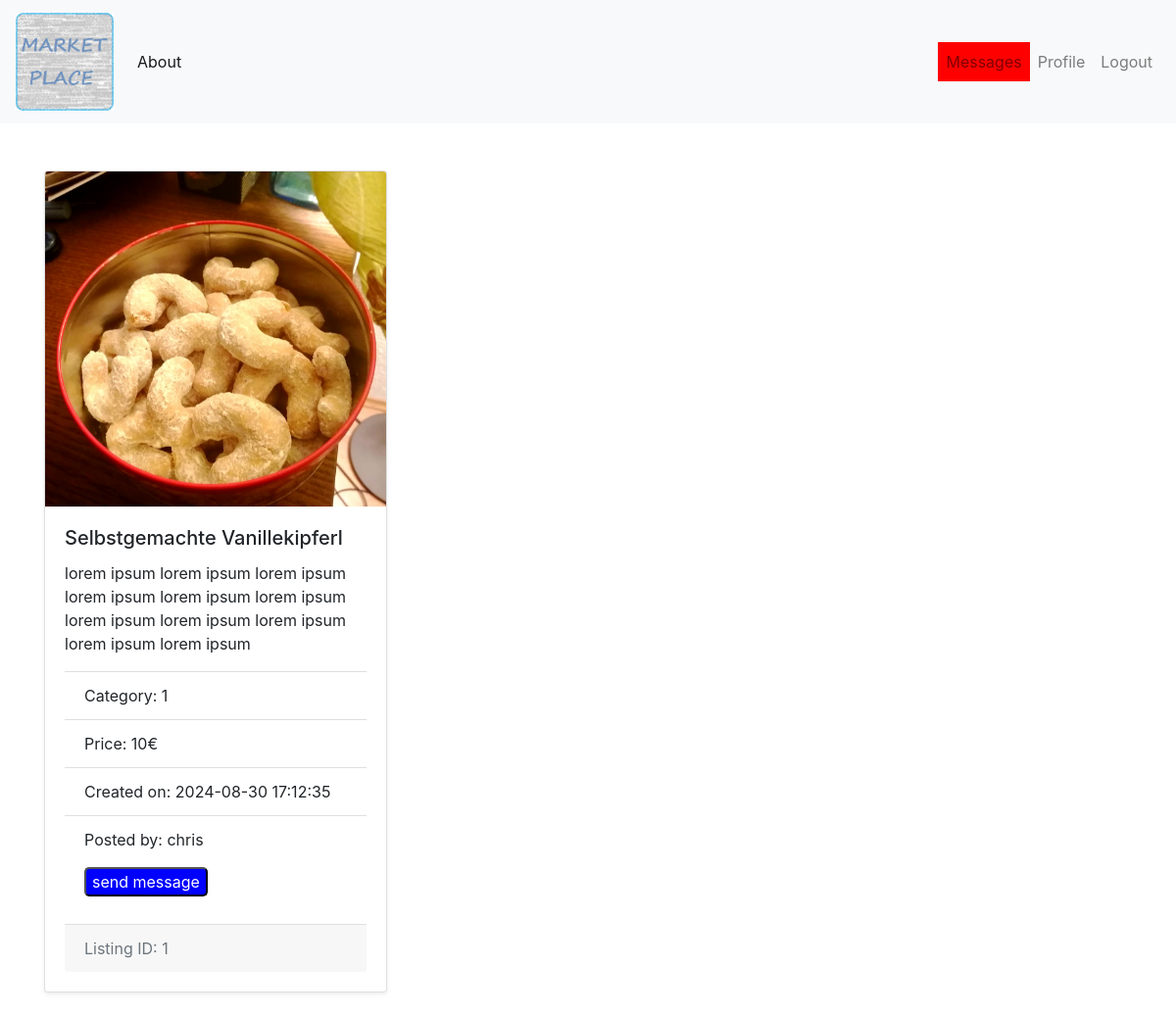
Page /listing/1 (signed in) on the committed database.
### tables this page shows
CREATE TABLE Listings (
    id INTEGER PRIMARY KEY AUTOINCREMENT,
    category INTEGER NOT NULL,
    name TEXT NOT NULL,
    image TEXT,
    description TEXT NOT NULL,
    price DECIMAL(6,2),
    created TIMESTAMP NOT NULL DEFAULT CURRENT_TIMESTAMP,
    user_id INTEGER NOT NULL,
    FOREIGN KEY (user_id) REFERENCES User(id)
);

CREATE TABLE User (
    id INTEGER PRIMARY KEY AUTOINCREMENT,
    name TEXT NOT NULL UNIQUE,
    password_hash TEXT NOT NULL, 
    profile_image TEXT
);

### app.py (the view)
@app.route("/listing/<id>")
def get_listing(id):
    try:
        listing = listing_by_id(int(id))
        if not listing:
            abort(404)
        return render_template('listing.html', listing = listing)
    except sqlite3.Error as e:
        print(f"error: {e}")
        abort(404)

### app.py (called while the page is built)
@login_manager.user_loader
def load_user(user_id):
    return User.get(user_id)

    @staticmethod
    def get(user_id):
        conn = sqlite3.connect('database.db')
        cursor = conn.cursor()
        cursor.execute("SELECT id, name, password_hash, profile_image FROM User WHERE id = ?", (user_id,))
        user = cursor.fetchone()
        conn.close()
        if user is None:
            return None
        return User(user[0], user[1], user[2], user[3])

    @staticmethod
    def check_messages():
        try:
            with sqlite3.connect('database.db') as connection:
                cur = connection.cursor()
                rows = cur.execute('select read from Messages where user_receive=?',(current_user.id,)).fetchall()
                if any(row[0]==0 for row in rows):
                    return True
        except sqlite3.Error as e:
            print(f"Database error: {e}")
            flash('database error')

### templates/listing.html (shortened to what this page needs)
{% extends 'base.html' %}
{% block content %}
    <div class="container mt-5">
        <div class="row">
                <div class="col-md-4">
                    <div class="card mb-4 shadow-sm">
                        {% if listing.image %}
                            <img src="{{ url_for('static', filename=listing.image) }}" class="card-img-top" alt="{{ listing.name }}">
                        {% else %}
                            <img src="{{ url_for('static', filename='default_listings_image.png') }}" class="card-img-top" alt="Default Image">
                        {% endif %}
                        <div class="card-body">
                            <h5 class="card-title">{{ listing.name }}</h5>
                            <p class="card-text">{{ listing.description }}</p>
                            <ul class="list-group list-group-flush">
                                <li class="list-group-item">Category: {{ listing.category }}</li>
                                <li class="list-group-item">Price: {{ listing.price }}€</li>
                                <li class="list-group-item">Created on: {{ listing.created }}</li>
                                <li class="list-group-item">
                                    <p>
                                        Posted by: {{ listing.user_name }}
                                    </p>
                                    <p>
                                        <button id="message-button" style="border-radius:5px;background-color:blue;color:white;">send message</button>
                                    </p>
                                </li>
                            </ul>
                            <div class="card-footer text-muted">
                                Listing ID: {{ listing.id }}
                            </div>
                        </div>
                    </div>
                </div>
        </div>
    </div>
{% endblock %}

### static/css/styles.css (style rules this page uses)
ul { list-style-type: none; padding: 0; margin: 0; }

### rows in the picture
Listings: image (picture), name "Selbstgemachte Vanillekipferl", description "lorem ipsum lorem ipsum lorem ipsum lorem ipsum lorem ipsum lorem ipsum lorem ipsum lorem ipsum lorem ipsum lorem ipsum lorem ipsum", created "2024-08-30 17:12:35"
User: user_name "chris"

### other values in the picture
{{ listing.category }} "1"
{{ listing.price }} "10"
{{ listing.id }} "1"
